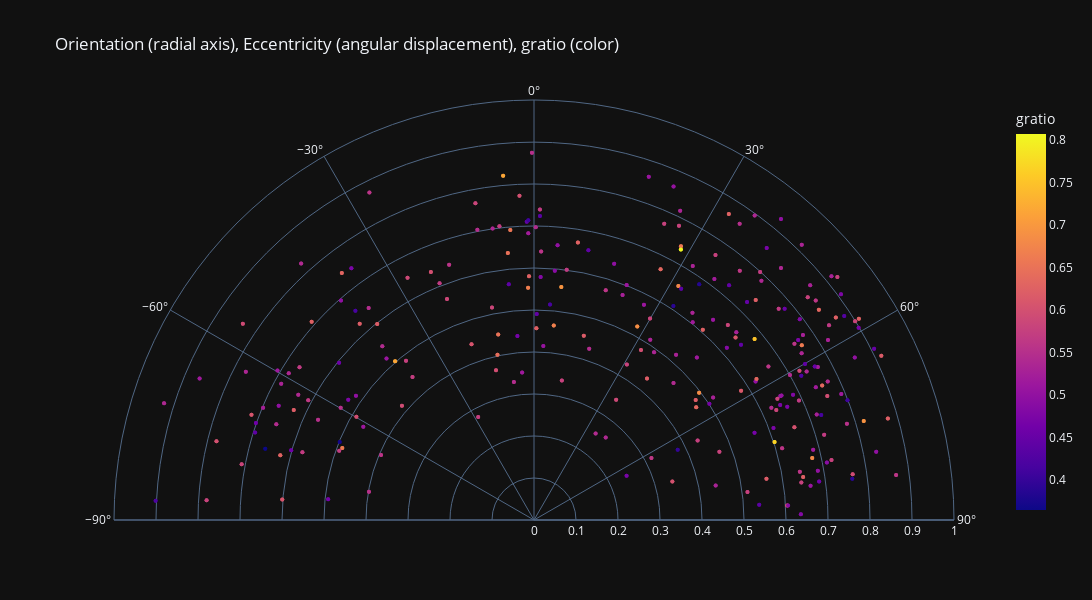

Notebook cell for this chart:
### Code cell
fig = px.scatter_polar(measurements_all, 
                    r="eccentricity_mean", 
                    theta="orientation_mean_deg", 
                    color=measurements_all["gratio"],
                    template="plotly_dark",
                    range_theta=(0, 180),
                    range_r=(0, 1),
                    title="Orientation (radial axis), Eccentricity (angular displacement), gratio (color)")

fig.data[0].update(mode='markers', marker=dict(size=4))
fig.update_layout(width=1200,height=600)
# pio.write_image(fig, path_results + "_Orientation_vs_gratio.png")
fig.show()

### Figure 1 — Plotly figure (JSON) as saved in the notebook; plotly's stock layout.template omitted (floating-point values rounded to 4 significant figures; data arrays with more than 128 entries replaced by an {"elided": "..."} marker saying what was removed)
{"data": [{"hovertemplate": "eccentricity_mean=%{r}<br>orientation_mean_deg=%{theta}<br>gratio=%{marker.color}<extra></extra>", "legendgroup": "", "marker": {"color": {"elided": "506 float values"}, "coloraxis": "coloraxis", "size": 4, "symbol": "circle"}, "mode": "markers", "name": "", "r": {"elided": "506 float values"}, "showlegend": false, "subplot": "polar", "theta": {"elided": "506 float values"}, "type": "scatterpolar"}], "layout": {"coloraxis": {"colorbar": {"title": {"text": "gratio"}}, "colorscale": [[0, "#0d0887"], [0.1111, "#46039f"], [0.2222, "#7201a8"], [0.3333, "#9c179e"], [0.4444, "#bd3786"], [0.5556, "#d8576b"], [0.6667, "#ed7953"], [0.7778, "#fb9f3a"], [0.8889, "#fdca26"], [1, "#f0f921"]]}, "height": 600, "legend": {"tracegroupgap": 0}, "polar": {"angularaxis": {"direction": "clockwise", "rotation": 90}, "domain": {"x": [0, 1], "y": [0, 1]}, "radialaxis": {"range": [0, 1]}, "sector": [0, 180]}, "title": {"text": "Orientation (radial axis), Eccentricity (angular displacement), gratio (color)"}, "width": 1200}}
